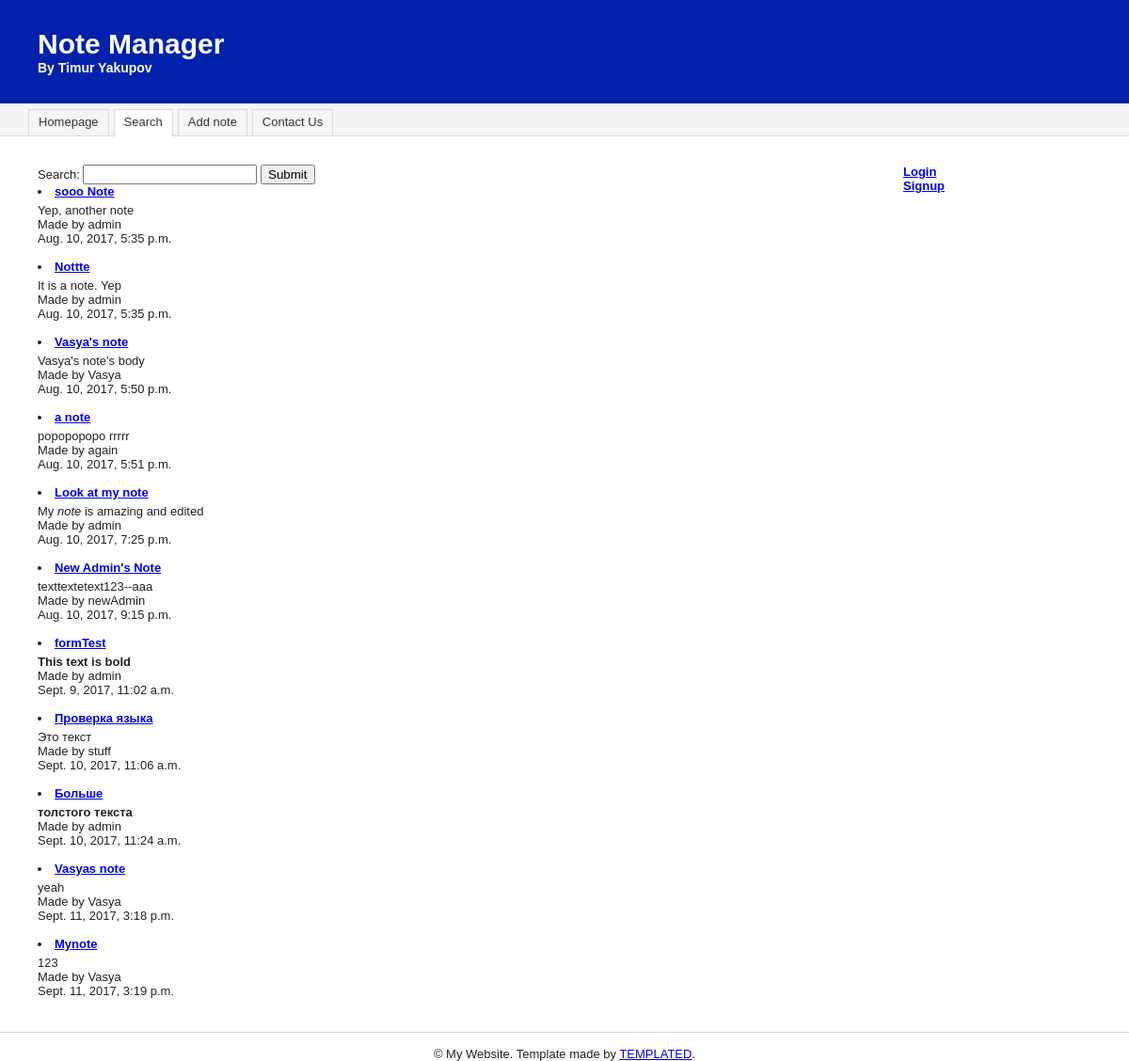
Screenshot of /note_manager/search/ with the database file from the repository.
### note_manager/models.py (models this page shows, shortened)
@python_2_unicode_compatible
class Note(models.Model):
    note_header = models.CharField(max_length=30)
    note_body = models.CharField(max_length=200)
    pub_date = models.DateTimeField('date published')
    category = models.ForeignKey(Category, on_delete=models.CASCADE)
    user = models.ForeignKey(User, on_delete=models.CASCADE)
    def was_published_recently(self):
        now = timezone.now()
        return now - datetime.timedelta(days=1) <= self.pub_date <= now
    was_published_recently.admin_order_field = 'pub_date'
    was_published_recently.boolean = True
    was_published_recently.short_description = 'Published recently?'

### note_manager/views.py (the view)
def search(request):
    if request.GET.get('tosearch'):
        word = request.GET['tosearch']
        notes = Note.objects.filter(Q(note_body__contains=word) | Q(note_header__contains=word))
        print(notes)
        return render(request, 'note_manager/search.html', {'notes': notes})
    else:
        notes = Note.objects.filter(pub_date__lte=timezone.now()).order_by('pub_date')
        return render(request, 'note_manager/search.html', {'notes': notes})

### note_manager/templates/note_manager/search.html (shortened to what this page needs)
{% extends 'note_manager/base.html' %}
{% block menu %}
<li><a href="/note_manager">Homepage</a></li>
<li id="first" class="active"><a href="/note_manager/search">Search</a></li>
{% if request.user.is_authenticated %}
<li><a href="/note_manager/add">Add note</a></li>
{% else %}
<li><a href="/note_manager/login">Add note</a></li>
{% endif %}
<li><a href="/note_manager/contact">Contact Us</a></li>
{% endblock %}
{% block content %}
<form action="" method="get">
    <label for="tosearch">Search: </label>
    <input id="tosearch" type="text" name="tosearch" value="">
    <input type="submit" value="Submit"/>
</form>
{% for note in notes %}
<h4>
    <li><a href="{% url 'note_manager:detail' note.id %}">{{ note.note_header |safe}}</a></li>
</h4>
{{ note.note_body |safe }}
<br>
Made by {{note.user}}
<br>
{{note.pub_date}}
<br>
<br>
{% endfor %}
{% endblock %}

### note_manager/static/note_manager/style.css (style rules this page uses)
* { margin: 0px; }
body { font-family: verdana, helvetica, sans-serif; font-size: 13px; padding: 0px; background-color: #ffffff; color: #222222; }
a { background-color: inherit; color: #0000EE; }
h4 { font-size: 13px; margin-bottom: 5px; }
#menu ul li { position: relative; float: left; border: solid 1px #dadada; border-bottom: 0px; margin-right: 5px; }
#menu ul li a { display: block; padding: 5px 10px 8px 10px; text-decoration: none; background-color: inherit; color: #333333; }
#menu ul li.active, #menu ul li.active a, #menu ul li.active a:hover { background-color: #ffffff; color: #333333; }

### rows the page displays
Note: note_header "sooo Note", note_body "Yep, another note", user "admin", pub_date "Aug. 10, 2017, 5:35 p.m."
Note: note_header "Nottte", note_body "It is a note. Yep", user "admin", pub_date "Aug. 10, 2017, 5:35 p.m."
Note: note_header "Vasya's note", note_body "Vasya's note's body", user "Vasya", pub_date "Aug. 10, 2017, 5:50 p.m."
Note: note_header "a note", note_body "popopopopo rrrrr", user "again", pub_date "Aug. 10, 2017, 5:51 p.m."
Note: note_header "Look at my note", note_body "My note is amazing and edited", user "admin", pub_date "Aug. 10, 2017, 7:25 p.m."
Note: note_header "New Admin's Note", note_body "texttextetext123--aaa", user "newAdmin", pub_date "Aug. 10, 2017, 9:15 p.m."
Note: note_header "formTest", note_body "This text is bold", user "admin", pub_date "Sept. 9, 2017, 11:02 a.m."
Note: note_header "Проверка языка", note_body "Это текст", user "stuff", pub_date "Sept. 10, 2017, 11:06 a.m."
Note: note_header "Больше", note_body "толстого текста", user "admin", pub_date "Sept. 10, 2017, 11:24 a.m."
Note: note_header "Vasyas note", note_body "yeah", user "Vasya", pub_date "Sept. 11, 2017, 3:18 p.m."
Note: note_header "Mynote", note_body "123", user "Vasya", pub_date "Sept. 11, 2017, 3:19 p.m."
